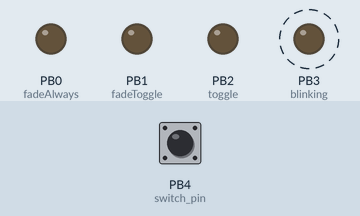
A sketch run on a simulated ATtiny85, built with avr-gcc and run on an emulated ATtiny85. Shown: output pins drawn as LEDs (lit = HIGH). Dashed ring = blinking. Inputs (shaded band) come from the test bench; at power-on: PB4 (switch_pin) HIGH.

Above: at 1.25 s.
1.3 s: PB4 (switch_pin) pulled LOW for 3.2 s
At 4.65 s:
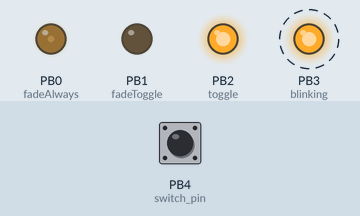
6.9 s: PB4 (switch_pin) pulled LOW for 0.15 s
At 7.07 s:
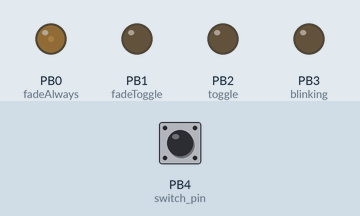
Timing chart, 0 to 9.1 s (numbered marks = the images above; inputs shaded):
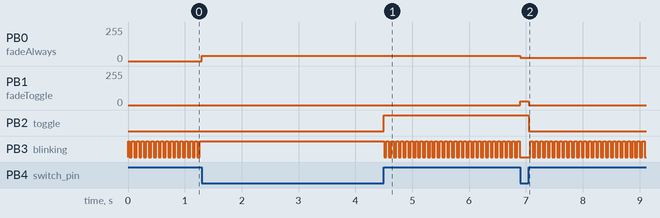

Measured:
- after the input at 1.3 s, PB0 (fadeAlways): 0/255 → 40/255 at once; PB3 (blinking): stops changing and stays HIGH
- by itself, PB3 (blinking): alternates HIGH for 0.04 s and LOW for 0.04 s

The sketch:

CriticalHit_Basic_2015.ino
```cpp
/*Code for the basic attiny45/85 microcontroller with fade and blink functionalities
 */
//                        attiny45/85
//                   reset -+---+- power
//  (always blinking) pb3 -+*  +- pb2 (toggled by switch)
//       (touch input) pb4 -+   +- pb1 (fading toggled by switch)
//                  ground -+---+- pb0 (fading always)

int fadeAlways = 0; // the led that fades on and off
int fadeToggle = 1; // the led that toggles fading on and off
int toggle = 2; // the led that's toggled by the switch
int blinking = 3; // the led that's blinking

int fadeVal = 0, fadestep = 5;
int fadeState = LOW;
int togglestate = LOW;
int blinkCounter = 0;
int blinkStep = LOW;


void setup() {
  pinMode(fadeAlways, OUTPUT);
  pinMode(fadeToggle, OUTPUT);
  pinMode(toggle, OUTPUT);
  pinMode(blinking, OUTPUT);

  pinMode(4, INPUT);   // switch pin
  digitalWrite(4, HIGH);  // turn on pull-up resistor
}

void loop() {
  int switchValue = digitalRead(4); // read the switch.  0 if closed, 1 if open
  if (switchValue==0)
  {
    int switchDebounce = digitalRead(4);
    while (switchDebounce == 0)
    {
      switchDebounce = digitalRead(4);
    }
  }
  delay(1);
  //pin 0: fade always
  analogWrite(fadeAlways, fadeVal);

  fadeVal = fadeVal + fadestep;
  if (fadeVal == 255) fadestep = -5;
  if (fadeVal == 0) fadestep = 5;

  //pin 1: toggles fading
  if (switchValue == 0) {
    if (fadeState == LOW){
      fadeState = HIGH;
    }
    else
    {
      fadeState = LOW;
    }
  }

  if (fadeState == LOW)
  {
    analogWrite(fadeToggle, 0);
  }
  else
  {
    analogWrite(fadeToggle, fadeVal);
  }

  //pin 2: toggles on and off
  if (switchValue == 0) {
    if (togglestate == LOW) togglestate = HIGH;
    else togglestate = LOW;

    digitalWrite(toggle, togglestate);
  }

  //pin 3: on when touching
  blinkCounter = blinkCounter + blinkStep;
  if (blinkCounter == 40) blinkStep = -1;
  if (blinkCounter == 0) blinkStep = 1;

  if (blinkCounter > 20 )
  {
    digitalWrite(blinking, LOW);
  }
  else
  {
    digitalWrite(blinking, HIGH);
  }
}
```
